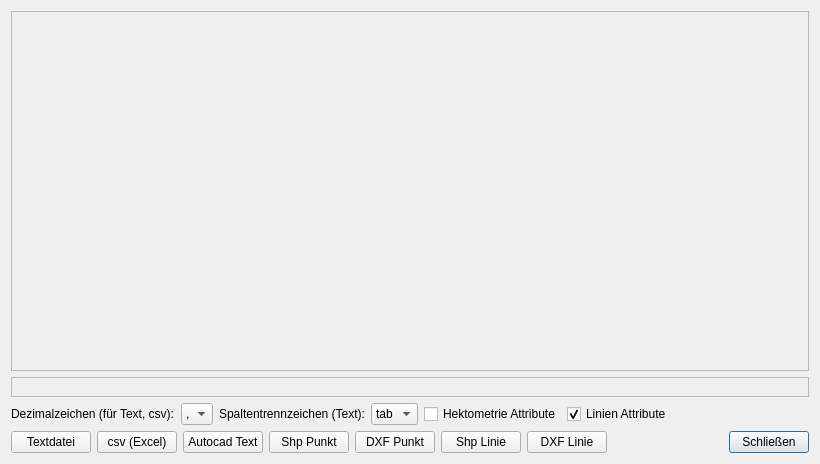
<?xml version="1.0" encoding="UTF-8"?>
<ui version="4.0">
 <class>VoGISProfilToolPlot</class>
 <widget class="QDialog" name="VoGISProfilToolPlot">
  <property name="geometry">
   <rect>
    <x>0</x>
    <y>0</y>
    <width>820</width>
    <height>464</height>
   </rect>
  </property>
  <property name="windowTitle">
   <string>VoGIS Profil Tool</string>
  </property>
  <property name="modal">
   <bool>true</bool>
  </property>
  <layout class="QGridLayout" name="gridLayout_2">
   <item row="10" column="0">
    <layout class="QGridLayout" name="gridLayout">
     <item row="3" column="8">
      <widget class="QPushButton" name="IDC_bClose">
       <property name="text">
        <string>Schließen</string>
       </property>
      </widget>
     </item>
     <item row="3" column="6">
      <widget class="QPushButton" name="IDC_bDxfLine">
       <property name="text">
        <string>DXF Linie</string>
       </property>
      </widget>
     </item>
     <item row="3" column="4">
      <widget class="QPushButton" name="IDC_bDxfPnt">
       <property name="text">
        <string>DXF Punkt</string>
       </property>
      </widget>
     </item>
     <item row="3" column="3">
      <widget class="QPushButton" name="IDC_bShpPnt">
       <property name="text">
        <string>Shp Punkt</string>
       </property>
      </widget>
     </item>
     <item row="3" column="5">
      <widget class="QPushButton" name="IDC_bShpLine">
       <property name="text">
        <string>Shp Linie</string>
       </property>
      </widget>
     </item>
     <item row="3" column="2">
      <widget class="QPushButton" name="IDC_bACadTxt">
       <property name="text">
        <string>Autocad Text</string>
       </property>
      </widget>
     </item>
     <item row="2" column="0" colspan="9">
      <layout class="QHBoxLayout" name="horizontalLayout">
       <item>
        <widget class="QLabel" name="label">
         <property name="text">
          <string>Dezimalzeichen (für Text, csv):</string>
         </property>
        </widget>
       </item>
       <item>
        <widget class="QComboBox" name="IDC_cbDecimalDelimiter">
         <item>
          <property name="text">
           <string>,</string>
          </property>
         </item>
         <item>
          <property name="text">
           <string>.</string>
          </property>
         </item>
        </widget>
       </item>
       <item>
        <widget class="QLabel" name="label_2">
         <property name="text">
          <string>Spaltentrennzeichen (Text):</string>
         </property>
        </widget>
       </item>
       <item>
        <widget class="QComboBox" name="IDC_cbDelimiter">
         <property name="editable">
          <bool>false</bool>
         </property>
         <item>
          <property name="text">
           <string>tab</string>
          </property>
         </item>
         <item>
          <property name="text">
           <string>;</string>
          </property>
         </item>
         <item>
          <property name="text">
           <string>,</string>
          </property>
         </item>
         <item>
          <property name="text">
           <string/>
          </property>
         </item>
        </widget>
       </item>
       <item>
        <widget class="QCheckBox" name="IDC_chkHekto">
         <property name="text">
          <string>Hektometrie Attribute</string>
         </property>
        </widget>
       </item>
       <item>
        <widget class="QCheckBox" name="IDC_chkLineAttributes">
         <property name="text">
          <string>Linien Attribute</string>
         </property>
         <property name="checked">
          <bool>true</bool>
         </property>
        </widget>
       </item>
       <item>
        <spacer name="horizontalSpacer">
         <property name="orientation">
          <enum>Qt::Horizontal</enum>
         </property>
         <property name="sizeHint" stdset="0">
          <size>
           <width>40</width>
           <height>20</height>
          </size>
         </property>
        </spacer>
       </item>
      </layout>
     </item>
     <item row="0" column="0" colspan="9">
      <widget class="QFrame" name="IDC_frPlot">
       <property name="sizePolicy">
        <sizepolicy hsizetype="Preferred" vsizetype="Expanding">
         <horstretch>0</horstretch>
         <verstretch>0</verstretch>
        </sizepolicy>
       </property>
       <property name="minimumSize">
        <size>
         <width>0</width>
         <height>350</height>
        </size>
       </property>
       <property name="frameShape">
        <enum>QFrame::StyledPanel</enum>
       </property>
       <property name="frameShadow">
        <enum>QFrame::Raised</enum>
       </property>
       <layout class="QVBoxLayout" name="verticalLayout_2"/>
      </widget>
     </item>
     <item row="1" column="0" colspan="9">
      <widget class="QFrame" name="IDC_frToolbar">
       <property name="frameShape">
        <enum>QFrame::StyledPanel</enum>
       </property>
       <property name="frameShadow">
        <enum>QFrame::Raised</enum>
       </property>
       <layout class="QVBoxLayout" name="verticalLayout_3"/>
      </widget>
     </item>
     <item row="3" column="0">
      <widget class="QPushButton" name="IDC_bText">
       <property name="text">
        <string>Textdatei</string>
       </property>
      </widget>
     </item>
     <item row="3" column="1">
      <widget class="QPushButton" name="IDC_bExcel">
       <property name="text">
        <string>csv (Excel)</string>
       </property>
      </widget>
     </item>
     <item row="3" column="7">
      <spacer name="horizontalSpacer_2">
       <property name="orientation">
        <enum>Qt::Horizontal</enum>
       </property>
       <property name="sizeHint" stdset="0">
        <size>
         <width>40</width>
         <height>20</height>
        </size>
       </property>
      </spacer>
     </item>
    </layout>
   </item>
  </layout>
 </widget>
 <resources/>
 <connections>
  <connection>
   <sender>IDC_bClose</sender>
   <signal>clicked()</signal>
   <receiver>VoGISProfilToolPlot</receiver>
   <slot>reject()</slot>
   <hints>
    <hint type="sourcelabel">
     <x>830</x>
     <y>330</y>
    </hint>
    <hint type="destinationlabel">
     <x>237</x>
     <y>306</y>
    </hint>
   </hints>
  </connection>
  <connection>
   <sender>IDC_bText</sender>
   <signal>clicked()</signal>
   <receiver>VoGISProfilToolPlot</receiver>
   <slot>exportTxt()</slot>
   <hints>
    <hint type="sourcelabel">
     <x>113</x>
     <y>317</y>
    </hint>
    <hint type="destinationlabel">
     <x>84</x>
     <y>338</y>
    </hint>
   </hints>
  </connection>
  <connection>
   <sender>IDC_bShpPnt</sender>
   <signal>clicked()</signal>
   <receiver>VoGISProfilToolPlot</receiver>
   <slot>exportShpPnt()</slot>
   <hints>
    <hint type="sourcelabel">
     <x>331</x>
     <y>318</y>
    </hint>
    <hint type="destinationlabel">
     <x>347</x>
     <y>339</y>
    </hint>
   </hints>
  </connection>
  <connection>
   <sender>IDC_bShpLine</sender>
   <signal>clicked()</signal>
   <receiver>VoGISProfilToolPlot</receiver>
   <slot>exportShpLine()</slot>
   <hints>
    <hint type="sourcelabel">
     <x>525</x>
     <y>322</y>
    </hint>
    <hint type="destinationlabel">
     <x>512</x>
     <y>339</y>
    </hint>
   </hints>
  </connection>
  <connection>
   <sender>IDC_bExcel</sender>
   <signal>clicked()</signal>
   <receiver>VoGISProfilToolPlot</receiver>
   <slot>exportCsvXls()</slot>
   <hints>
    <hint type="sourcelabel">
     <x>698</x>
     <y>319</y>
    </hint>
    <hint type="destinationlabel">
     <x>677</x>
     <y>338</y>
    </hint>
   </hints>
  </connection>
  <connection>
   <sender>IDC_bACadTxt</sender>
   <signal>clicked()</signal>
   <receiver>VoGISProfilToolPlot</receiver>
   <slot>exportAutoCadTxt()</slot>
   <hints>
    <hint type="sourcelabel">
     <x>270</x>
     <y>327</y>
    </hint>
    <hint type="destinationlabel">
     <x>281</x>
     <y>337</y>
    </hint>
   </hints>
  </connection>
  <connection>
   <sender>IDC_bDxfPnt</sender>
   <signal>clicked()</signal>
   <receiver>VoGISProfilToolPlot</receiver>
   <slot>exportDxfPnt()</slot>
   <hints>
    <hint type="sourcelabel">
     <x>432</x>
     <y>316</y>
    </hint>
    <hint type="destinationlabel">
     <x>558</x>
     <y>337</y>
    </hint>
   </hints>
  </connection>
  <connection>
   <sender>IDC_bDxfLine</sender>
   <signal>clicked()</signal>
   <receiver>VoGISProfilToolPlot</receiver>
   <slot>exportDxfLine()</slot>
   <hints>
    <hint type="sourcelabel">
     <x>610</x>
     <y>315</y>
    </hint>
    <hint type="destinationlabel">
     <x>747</x>
     <y>337</y>
    </hint>
   </hints>
  </connection>
 </connections>
 <slots>
  <slot>exportTxt()</slot>
  <slot>exportShpPnt()</slot>
  <slot>exportShpLine()</slot>
  <slot>exportCsvXls()</slot>
  <slot>exportAutoCadTxt()</slot>
  <slot>exportDxfPnt()</slot>
  <slot>exportDxfLine()</slot>
 </slots>
</ui>
